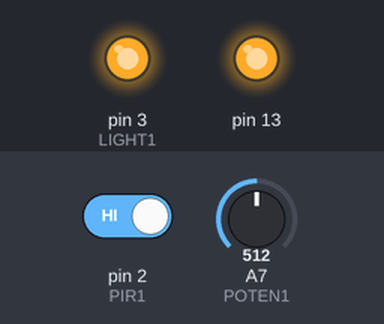
Recording of a sketch running on a simulated Arduino Nano, built with avr-gcc and run on an emulated ATmega328P. Parts: output pins drawn as LEDs (lit = HIGH). The test bench sets the inputs (shaded band); at power-on: pin 2 (PIR1) HIGH, A7 (POTEN1) = 512.

Above: at 1.4 s.
Timing chart, 0 to 2.9 s (numbered marks = the images above):
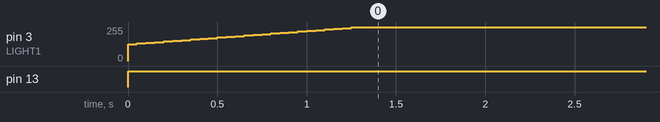

The sketch:

bed_light.ino
```cpp
#define LIGHT1 3   //мосфет на подсветку
#define PIR1 2     //датчик движения
//#define LS1 6      //датчик освещенности
#define POTEN1 A7  //потенциометр уровня подсветки
bool full_light = 0;  //флаг активности полной подсветки
int wait = 30000;    //задержка угасания если нет активности в ms
void setup() {
    pinMode(LIGHT1,OUTPUT);
    pinMode(13,OUTPUT);
}

void loop() {
  int poten = analogRead(POTEN1);  //читаем потенциометр
  bool pir = digitalRead(PIR1);   //читаем датчик движния
//  bool ls = digitalRead(LS1);    //читаем датчик освещенности
  poten = map(poten,0,1023,0,255);    //преобразуем аналог в цифру
//  if (ls == 1) {
//    poten = poten * 0.5;        //убавляем подсветку на 50% в темноте
//  }
  if (pir == 0) {           //если датчик движения не активен
    digitalWrite(13,0);
    if (full_light == 1) {      //и свет горит на полную
     for (int i = 255; i > poten; i-=5) {       //плавно гасим до номинала
      analogWrite(LIGHT1, i);
      delay(50);
    }
    full_light = 0;   //убираем флаг полной активности подсветки
    }
    else {
      analogWrite(LIGHT1, poten);  //включаем фоновою подсветку
    }
  }
  if (pir == 1) {       //если датчик движения активен
  digitalWrite(13,1);
   if (full_light == 0) {     //и свет не горит на полную
    for (int i = poten; i < 255; i+=5) {       //плавно зажигаем на 100%
      analogWrite(LIGHT1, i);
      delay(50);
    }
      analogWrite(LIGHT1, 255);       //и вклчаем его на некоторое время
      full_light = 1;   //вешаем флаг полной активности подсветки
      delay(wait);
    }
   else {
      analogWrite(LIGHT1, 255);    //если датчик движения активен и свет не горит на полную оставляем его рабоать
      full_light = 1;    //оставляем флаг полной активности подсветки
      delay(wait);
   }
  }
}
```

Measured:
- by itself, pin 3 (LIGHT1): moves from 0/255 to 255/255 over 1.3 s
- by itself, pin 13: LOW → HIGH at 0.00 s
